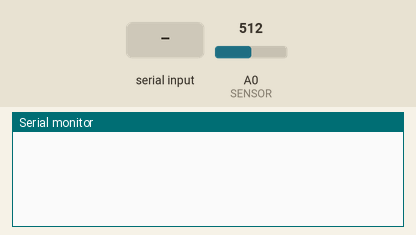
Simulated run of this sketch. Board: Arduino Uno, built with avr-gcc and run on an emulated ATmega328P. On the bench: the last lines printed to the serial monitor. Inputs (shaded band) come from the test bench; at power-on: A0 (SENSOR) = 512.

Above: at 1.2 s.
1.3 s: "1" received over Serial
At 2.3 s:
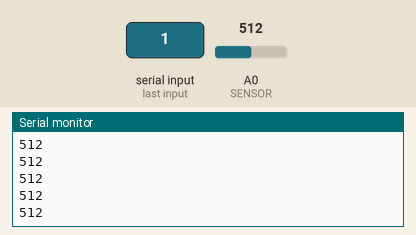
3.2 s: A0 (SENSOR) set to 716
At 3.7 s:
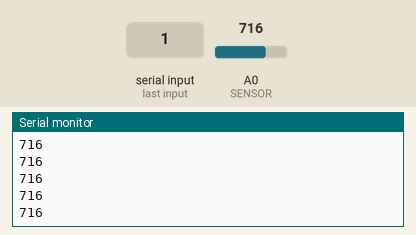
4.7 s: A0 (SENSOR) set to 900
At 5.6 s:
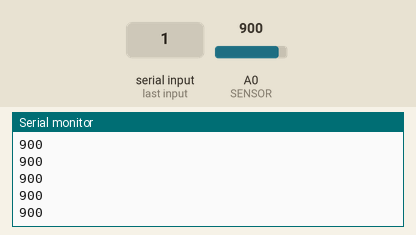
Timing chart, 0 to 7.7 s (numbered marks = the images above; inputs shaded):
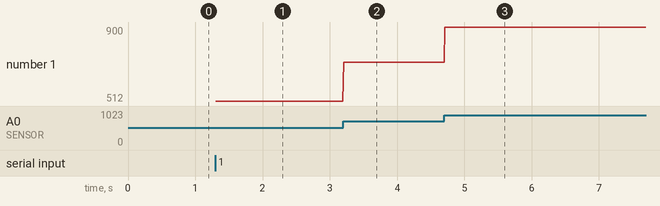

Measured:
- after the input at 1.3 s, the serial monitor: prints a new line at once (image 1)
- after the input at 3.2 s, the serial monitor: prints a new line at once (image 2)
- after the input at 4.7 s, the serial monitor: prints a new line at once (image 3)
- plotted number 1: 512 → 716 after the input at 3.2 s, 716 → 900 after the input at 4.7 s

The sketch:

sk121105_delay10.ino
```cpp
#define SENSOR 0
int val = 0;

void setup() {
  Serial.begin(9600);
}

void loop() {
  if(Serial.available()>0) {
    val = analogRead(SENSOR);
    Serial.println(val);
    delay(10);
  }
}
```
